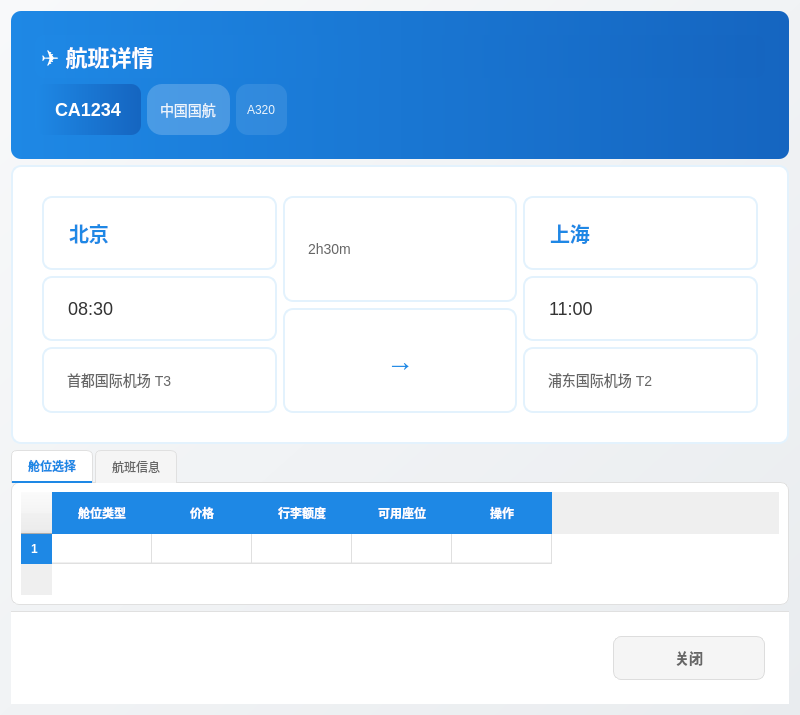
<?xml version="1.0" encoding="UTF-8"?>
<ui version="4.0">
 <class>FlightDetailDialog</class>
 <widget class="QDialog" name="FlightDetailDialog">
  <property name="geometry">
   <rect>
    <x>0</x>
    <y>0</y>
    <width>800</width>
    <height>709</height>
   </rect>
  </property>
  <property name="windowTitle">
   <string>航班详情</string>
  </property>
  <property name="styleSheet">
   <string notr="true">QDialog {
    background: qlineargradient(x1:0, y1:0, x2:1, y2:1, stop:0 #f8f9fa, stop:1 #e9ecef);
    font-family: &quot;Microsoft YaHei&quot;, &quot;PingFang SC&quot;, sans-serif;
}</string>
  </property>
  <layout class="QVBoxLayout" name="verticalLayout">
   <item>
    <widget class="QFrame" name="headerFrame">
     <property name="styleSheet">
      <string notr="true">QFrame {
    background: qlineargradient(x1:0, y1:0, x2:1, y2:0, stop:0 #1e88e5, stop:1 #1565c0);
    border-radius: 10px;
    padding: 15px;
}</string>
     </property>
     <layout class="QVBoxLayout" name="verticalLayout_2">
      <item>
       <widget class="QLabel" name="flightTitleLabel">
        <property name="styleSheet">
         <string notr="true">QLabel {
    color: white;
    font-size: 22px;
    font-weight: bold;
    padding: 5px 0px;
}</string>
        </property>
        <property name="text">
         <string>✈️ 航班详情</string>
        </property>
       </widget>
      </item>
      <item>
       <layout class="QHBoxLayout" name="horizontalLayout">
        <item>
         <widget class="QLabel" name="flightNumberLabel">
          <property name="styleSheet">
           <string notr="true">QLabel {
    color: white;
    font-size: 18px;
    font-weight: bold;
}</string>
          </property>
          <property name="text">
           <string>CA1234</string>
          </property>
         </widget>
        </item>
        <item>
         <widget class="QLabel" name="airlineLabel">
          <property name="styleSheet">
           <string notr="true">QLabel {
    color: rgba(255,255,255,0.9);
    font-size: 14px;
    background: rgba(255,255,255,0.2);
    padding: 4px 10px;
    border-radius: 15px;
}</string>
          </property>
          <property name="text">
           <string>中国国航</string>
          </property>
         </widget>
        </item>
        <item>
         <widget class="QLabel" name="aircraftTypeLabel">
          <property name="styleSheet">
           <string notr="true">QLabel {
    color: rgba(255,255,255,0.9);
    font-size: 12px;
    background: rgba(255,255,255,0.1);
    padding: 3px 8px;
    border-radius: 12px;
}</string>
          </property>
          <property name="text">
           <string>A320</string>
          </property>
         </widget>
        </item>
        <item>
         <spacer name="horizontalSpacer">
          <property name="orientation">
           <enum>Qt::Orientation::Horizontal</enum>
          </property>
          <property name="sizeHint" stdset="0">
           <size>
            <width>40</width>
            <height>20</height>
           </size>
          </property>
         </spacer>
        </item>
       </layout>
      </item>
     </layout>
    </widget>
   </item>
   <item>
    <widget class="QFrame" name="routeFrame">
     <property name="styleSheet">
      <string notr="true">QFrame {
    background: white;
    border: 2px solid #e3f2fd;
    border-radius: 10px;
    padding: 20px;
}</string>
     </property>
     <layout class="QHBoxLayout" name="horizontalLayout_2">
      <item>
       <layout class="QVBoxLayout" name="departureLayout">
        <item>
         <widget class="QLabel" name="departureCityLabel">
          <property name="styleSheet">
           <string notr="true">QLabel {
    color: #1e88e5;
    font-size: 20px;
    font-weight: bold;
}</string>
          </property>
          <property name="text">
           <string>北京</string>
          </property>
         </widget>
        </item>
        <item>
         <widget class="QLabel" name="departureTimeLabel">
          <property name="styleSheet">
           <string notr="true">QLabel {
    color: #333;
    font-size: 18px;
}</string>
          </property>
          <property name="text">
           <string>08:30</string>
          </property>
         </widget>
        </item>
        <item>
         <widget class="QLabel" name="departureAirportLabel">
          <property name="styleSheet">
           <string notr="true">QLabel {
    color: #666;
    font-size: 14px;
}</string>
          </property>
          <property name="text">
           <string>首都国际机场 T3</string>
          </property>
         </widget>
        </item>
       </layout>
      </item>
      <item>
       <layout class="QVBoxLayout" name="arrowLayout">
        <item>
         <widget class="QLabel" name="durationLabel">
          <property name="styleSheet">
           <string notr="true">QLabel {
    color: #666;
    font-size: 14px;
}</string>
          </property>
          <property name="text">
           <string>2h30m</string>
          </property>
         </widget>
        </item>
        <item>
         <widget class="QLabel" name="arrowLabel">
          <property name="styleSheet">
           <string notr="true">QLabel {
    color: #1e88e5;
    font-size: 28px;
    font-weight: bold;
}</string>
          </property>
          <property name="text">
           <string>→</string>
          </property>
          <property name="alignment">
           <set>Qt::AlignmentFlag::AlignCenter</set>
          </property>
         </widget>
        </item>
       </layout>
      </item>
      <item>
       <layout class="QVBoxLayout" name="arrivalLayout">
        <item>
         <widget class="QLabel" name="arrivalCityLabel">
          <property name="styleSheet">
           <string notr="true">QLabel {
    color: #1e88e5;
    font-size: 20px;
    font-weight: bold;
}</string>
          </property>
          <property name="text">
           <string>上海</string>
          </property>
         </widget>
        </item>
        <item>
         <widget class="QLabel" name="arrivalTimeLabel">
          <property name="styleSheet">
           <string notr="true">QLabel {
    color: #333;
    font-size: 18px;
}</string>
          </property>
          <property name="text">
           <string>11:00</string>
          </property>
         </widget>
        </item>
        <item>
         <widget class="QLabel" name="arrivalAirportLabel">
          <property name="styleSheet">
           <string notr="true">QLabel {
    color: #666;
    font-size: 14px;
}</string>
          </property>
          <property name="text">
           <string>浦东国际机场 T2</string>
          </property>
         </widget>
        </item>
       </layout>
      </item>
     </layout>
    </widget>
   </item>
   <item>
    <widget class="QTabWidget" name="tabWidget">
     <property name="styleSheet">
      <string notr="true">QTabWidget::pane {
    border: 1px solid #e0e0e0;
    border-radius: 8px;
    background: white;
    margin-top: -1px;
}

QTabWidget::tab-bar {
    alignment: center;
}

QTabBar::tab {
    background: #f5f5f5;
    border: 1px solid #e0e0e0;
    border-bottom: none;
    padding: 8px 16px;
    margin-right: 2px;
    border-top-left-radius: 6px;
    border-top-right-radius: 6px;
    color: #666;
}

QTabBar::tab:selected {
    background: white;
    color: #1e88e5;
    font-weight: bold;
    border-bottom: 2px solid #1e88e5;
}

QTabBar::tab:hover {
    background: #e3f2fd;
}</string>
     </property>
     <property name="currentIndex">
      <number>0</number>
     </property>
     <widget class="QWidget" name="cabinTab">
      <attribute name="title">
       <string>舱位选择</string>
      </attribute>
      <layout class="QVBoxLayout" name="verticalLayout_3">
       <item>
        <widget class="QTableWidget" name="cabinTable">
         <property name="styleSheet">
          <string notr="true">QTableWidget {
    background: white;
    border: none;
    gridline-color: #e0e0e0;
    alternate-background-color: #f8f9fa;
}

QTableWidget::item {
    padding: 12px 8px;
    border-bottom: 1px solid #f0f0f0;
}

QTableWidget::item:selected {
    background-color: #e3f2fd;
    color: #1e88e5;
}

QHeaderView::section {
    background: #1e88e5;
    color: white;
    padding: 10px;
    border: none;
    font-weight: bold;
}</string>
         </property>
         <property name="alternatingRowColors">
          <bool>true</bool>
         </property>
         <property name="rowCount">
          <number>1</number>
         </property>
         <property name="columnCount">
          <number>5</number>
         </property>
         <row/>
         <column>
          <property name="text">
           <string>舱位类型</string>
          </property>
         </column>
         <column>
          <property name="text">
           <string>价格</string>
          </property>
         </column>
         <column>
          <property name="text">
           <string>行李额度</string>
          </property>
         </column>
         <column>
          <property name="text">
           <string>可用座位</string>
          </property>
         </column>
         <column>
          <property name="text">
           <string>操作</string>
          </property>
         </column>
        </widget>
       </item>
      </layout>
     </widget>
     <widget class="QWidget" name="infoTab">
      <attribute name="title">
       <string>航班信息</string>
      </attribute>
      <layout class="QVBoxLayout" name="verticalLayout_4">
       <item>
        <widget class="QTextEdit" name="flightInfoText">
         <property name="styleSheet">
          <string notr="true">QTextEdit {
    background: white;
    border: 1px solid #e0e0e0;
    border-radius: 8px;
    padding: 15px;
    font-size: 14px;
    color: #555;
}</string>
         </property>
         <property name="readOnly">
          <bool>true</bool>
         </property>
        </widget>
       </item>
      </layout>
     </widget>
    </widget>
   </item>
   <item>
    <widget class="QFrame" name="footerFrame">
     <property name="styleSheet">
      <string notr="true">QFrame {
    background: white;
    border-top: 1px solid #e0e0e0;
    padding: 15px;
}</string>
     </property>
     <layout class="QHBoxLayout" name="horizontalLayout_3">
      <item>
       <spacer name="horizontalSpacer_2">
        <property name="orientation">
         <enum>Qt::Orientation::Horizontal</enum>
        </property>
        <property name="sizeHint" stdset="0">
         <size>
          <width>40</width>
          <height>20</height>
         </size>
        </property>
       </spacer>
      </item>
      <item>
       <widget class="QPushButton" name="closeButton">
        <property name="styleSheet">
         <string notr="true">QPushButton {
    background: #f5f5f5;
    color: #666;
    border: 1px solid #ddd;
    border-radius: 8px;
    padding: 10px 25px;
    font-size: 14px;
    font-weight: bold;
    min-width: 100px;
}

QPushButton:hover {
    background: #e0e0e0;
}

QPushButton:pressed {
    background: #d0d0d0;
}</string>
        </property>
        <property name="text">
         <string>关闭</string>
        </property>
       </widget>
      </item>
     </layout>
    </widget>
   </item>
  </layout>
 </widget>
 <resources/>
 <connections/>
</ui>
